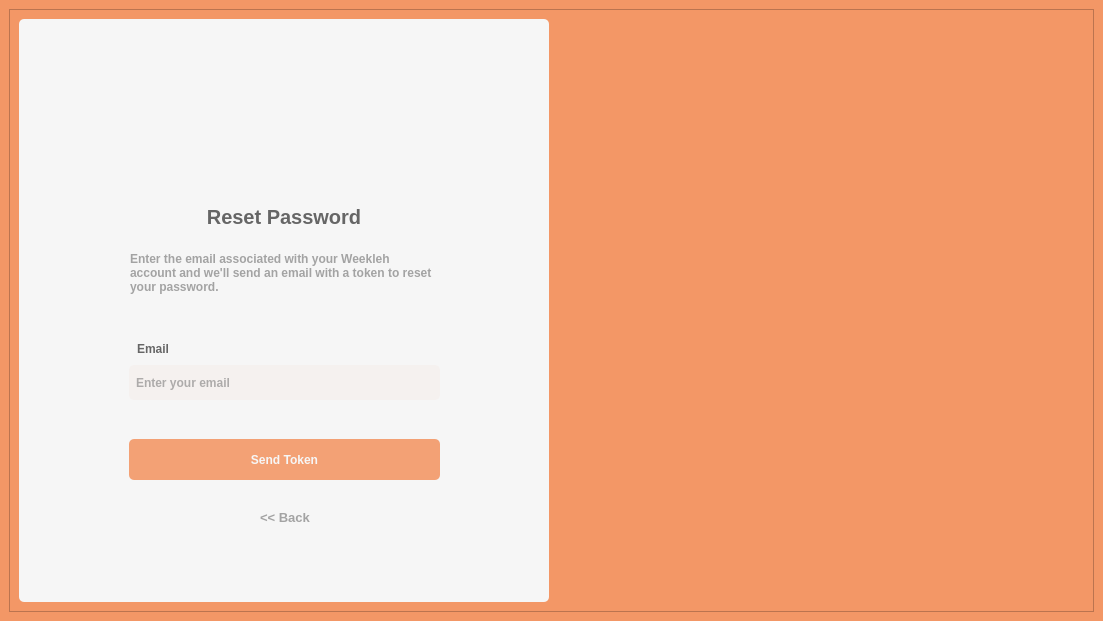
<?xml version="1.0" encoding="UTF-8"?>
<ui version="4.0">
 <class>ResetPasswordWindow</class>
 <widget class="QMainWindow" name="ResetPasswordWindow">
  <property name="geometry">
   <rect>
    <x>0</x>
    <y>0</y>
    <width>1103</width>
    <height>621</height>
   </rect>
  </property>
  <property name="windowTitle">
   <string>MainWindow</string>
  </property>
  <property name="styleSheet">
   <string notr="true">* {
	font: 15px &quot;Lato&quot;;
	font-weight: bold;
	background-color: #f39766;
 	color: #666;
  	line-height: 1.6;
}
</string>
  </property>
  <widget class="QWidget" name="centralwidget">
   <layout class="QGridLayout" name="gridLayout_2">
    <item row="0" column="0">
     <widget class="QFrame" name="frame_main">
      <property name="minimumSize">
       <size>
        <width>1085</width>
        <height>603</height>
       </size>
      </property>
      <property name="maximumSize">
       <size>
        <width>1085</width>
        <height>603</height>
       </size>
      </property>
      <property name="frameShape">
       <enum>QFrame::StyledPanel</enum>
      </property>
      <property name="frameShadow">
       <enum>QFrame::Raised</enum>
      </property>
      <layout class="QGridLayout" name="gridLayout">
       <item row="0" column="2">
        <widget class="QFrame" name="image_frame">
         <property name="minimumSize">
          <size>
           <width>529</width>
           <height>583</height>
          </size>
         </property>
         <property name="maximumSize">
          <size>
           <width>529</width>
           <height>583</height>
          </size>
         </property>
         <property name="autoFillBackground">
          <bool>false</bool>
         </property>
         <property name="styleSheet">
          <string notr="true"/>
         </property>
         <property name="frameShape">
          <enum>QFrame::StyledPanel</enum>
         </property>
         <property name="frameShadow">
          <enum>QFrame::Raised</enum>
         </property>
         <widget class="QLabel" name="image">
          <property name="geometry">
           <rect>
            <x>0</x>
            <y>0</y>
            <width>531</width>
            <height>591</height>
           </rect>
          </property>
          <property name="styleSheet">
           <string notr="true"/>
          </property>
          <property name="frameShadow">
           <enum>QFrame::Plain</enum>
          </property>
          <property name="text">
           <string/>
          </property>
          <property name="pixmap">
           <pixmap>../images/create_acc.jpg</pixmap>
          </property>
          <property name="scaledContents">
           <bool>true</bool>
          </property>
          <property name="alignment">
           <set>Qt::AlignCenter</set>
          </property>
          <property name="wordWrap">
           <bool>false</bool>
          </property>
          <property name="openExternalLinks">
           <bool>false</bool>
          </property>
         </widget>
        </widget>
       </item>
       <item row="0" column="1">
        <widget class="QFrame" name="reset_frame_outer">
         <property name="minimumSize">
          <size>
           <width>530</width>
           <height>583</height>
          </size>
         </property>
         <property name="maximumSize">
          <size>
           <width>530</width>
           <height>583</height>
          </size>
         </property>
         <property name="styleSheet">
          <string notr="true">border-radius: 5px;
background: #f6f6f6;

</string>
         </property>
         <property name="frameShape">
          <enum>QFrame::StyledPanel</enum>
         </property>
         <property name="frameShadow">
          <enum>QFrame::Raised</enum>
         </property>
         <widget class="QFrame" name="reste_frame_inner">
          <property name="geometry">
           <rect>
            <x>90</x>
            <y>20</y>
            <width>351</width>
            <height>561</height>
           </rect>
          </property>
          <property name="layoutDirection">
           <enum>Qt::LeftToRight</enum>
          </property>
          <property name="styleSheet">
           <string notr="true"/>
          </property>
          <property name="frameShape">
           <enum>QFrame::StyledPanel</enum>
          </property>
          <property name="frameShadow">
           <enum>QFrame::Raised</enum>
          </property>
          <widget class="QWidget" name="layoutWidget">
           <property name="geometry">
            <rect>
             <x>20</x>
             <y>280</y>
             <width>311</width>
             <height>81</height>
            </rect>
           </property>
           <layout class="QVBoxLayout" name="email_layout">
            <item>
             <widget class="QLabel" name="email_label">
              <property name="styleSheet">
               <string notr="true">
padding-left: 5px;
padding-bottom:-2px;
height:25px;</string>
              </property>
              <property name="text">
               <string>Email</string>
              </property>
              <property name="alignment">
               <set>Qt::AlignBottom|Qt::AlignLeading|Qt::AlignLeft</set>
              </property>
             </widget>
            </item>
            <item>
             <widget class="QLineEdit" name="email_input">
              <property name="styleSheet">
               <string notr="true">
background: rgba(243,151,102, 0.05);
padding: 5px;
height:25px;</string>
              </property>
              <property name="placeholderText">
               <string>Enter your email</string>
              </property>
             </widget>
            </item>
           </layout>
          </widget>
          <widget class="QLabel" name="logo">
           <property name="geometry">
            <rect>
             <x>10</x>
             <y>10</y>
             <width>331</width>
             <height>111</height>
            </rect>
           </property>
           <property name="text">
            <string/>
           </property>
           <property name="pixmap">
            <pixmap>../images/logo.PNG</pixmap>
           </property>
           <property name="scaledContents">
            <bool>true</bool>
           </property>
          </widget>
          <widget class="QPushButton" name="send_token">
           <property name="geometry">
            <rect>
             <x>20</x>
             <y>400</y>
             <width>311</width>
             <height>41</height>
            </rect>
           </property>
           <property name="styleSheet">
            <string notr="true">#send_token {
background: rgba(243,151,102, 0.9);
color: #f6f6f6;
outline: none;
border: none;
}


#send_token:hover {
background: rgba(243,151,102, 1);
}</string>
           </property>
           <property name="text">
            <string>Send Token</string>
           </property>
          </widget>
          <widget class="QPushButton" name="back_button">
           <property name="geometry">
            <rect>
             <x>20</x>
             <y>470</y>
             <width>312</width>
             <height>19</height>
            </rect>
           </property>
           <property name="styleSheet">
            <string notr="true">*{
font-size: 13px;
color: #a3a3a3;
padding-bottom:3px;
}

#back_button {
border-bottom: solid 1px white;
}

#back_button:hover {
color: #666;
border-bottom: solid 1px #a3a3a3;
}</string>
           </property>
           <property name="text">
            <string>&lt;&lt; Back</string>
           </property>
          </widget>
          <widget class="QWidget" name="">
           <property name="geometry">
            <rect>
             <x>21</x>
             <y>160</y>
             <width>308</width>
             <height>96</height>
            </rect>
           </property>
           <layout class="QVBoxLayout" name="pass_layout">
            <item>
             <widget class="QLabel" name="pass_caption">
              <property name="styleSheet">
               <string notr="true">font-size: 20px;
margin-bottom:10px;</string>
              </property>
              <property name="text">
               <string>Reset Password</string>
              </property>
              <property name="alignment">
               <set>Qt::AlignCenter</set>
              </property>
             </widget>
            </item>
            <item>
             <widget class="QLabel" name="pass_instruction">
              <property name="styleSheet">
               <string notr="true">color: #a3a3a3;</string>
              </property>
              <property name="text">
               <string>Enter the email associated with your Weekleh account and we'll send an email with a token to reset your password.</string>
              </property>
              <property name="wordWrap">
               <bool>true</bool>
              </property>
             </widget>
            </item>
           </layout>
          </widget>
         </widget>
        </widget>
       </item>
      </layout>
      <zorder>reset_frame_outer</zorder>
      <zorder>image_frame</zorder>
     </widget>
    </item>
   </layout>
  </widget>
 </widget>
 <resources/>
 <connections/>
</ui>
